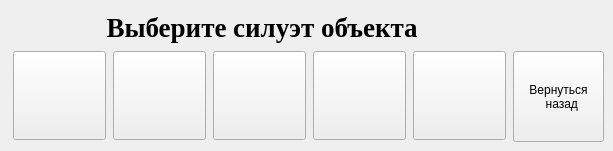
     <widget class="QWidget" name="tab_2">
      <attribute name="title">
       <string>Силуэт</string>
      </attribute>
      <widget class="QLabel" name="label_2">
       <property name="geometry">
        <rect>
         <x>12</x>
         <y>12</y>
         <width>407</width>
         <height>31</height>
        </rect>
       </property>
       <property name="font">
        <font>
         <family>Times New Roman</family>
         <pointsize>20</pointsize>
         <weight>75</weight>
         <bold>true</bold>
        </font>
       </property>
       <property name="text">
        <string>              Выберите силуэт объекта</string>
       </property>
      </widget>
      <widget class="QPushButton" name="pushButton_11">
       <property name="enabled">
        <bool>true</bool>
       </property>
       <property name="geometry">
        <rect>
         <x>13</x>
         <y>51</y>
         <width>93</width>
         <height>89</height>
        </rect>
       </property>
       <property name="sizePolicy">
        <sizepolicy hsizetype="Fixed" vsizetype="Expanding">
         <horstretch>7</horstretch>
         <verstretch>0</verstretch>
        </sizepolicy>
       </property>
       <property name="whatsThis">
        <string>&lt;html&gt;&lt;head/&gt;&lt;body&gt;&lt;p&gt;1233&lt;/p&gt;&lt;/body&gt;&lt;/html&gt;</string>
       </property>
       <property name="text">
        <string/>
       </property>
       <property name="icon">
        <iconset>
         <normaloff>Pic/a4.jpg</normaloff>Pic/a4.jpg</iconset>
       </property>
       <property name="iconSize">
        <size>
         <width>80</width>
         <height>80</height>
        </size>
       </property>
       <property name="checkable">
        <bool>false</bool>
       </property>
      </widget>
      <widget class="QPushButton" name="pushButton_9">
       <property name="geometry">
        <rect>
         <x>513</x>
         <y>51</y>
         <width>91</width>
         <height>91</height>
        </rect>
       </property>
       <property name="sizePolicy">
        <sizepolicy hsizetype="Fixed" vsizetype="Expanding">
         <horstretch>7</horstretch>
         <verstretch>0</verstretch>
        </sizepolicy>
       </property>
       <property name="text">
        <string>Вернуться 
  назад</string>
       </property>
      </widget>
      <widget class="QPushButton" name="pushButton_10">
       <property name="enabled">
        <bool>true</bool>
       </property>
       <property name="geometry">
        <rect>
         <x>313</x>
         <y>51</y>
         <width>93</width>
         <height>89</height>
        </rect>
       </property>
       <property name="sizePolicy">
        <sizepolicy hsizetype="Fixed" vsizetype="Expanding">
         <horstretch>7</horstretch>
         <verstretch>0</verstretch>
        </sizepolicy>
       </property>
       <property name="text">
        <string/>
       </property>
       <property name="icon">
        <iconset>
         <normaloff>Pic/r1.jpg</normaloff>Pic/r1.jpg</iconset>
       </property>
       <property name="iconSize">
        <size>
         <width>80</width>
         <height>80</height>
        </size>
       </property>
       <property name="checkable">
        <bool>false</bool>
       </property>
      </widget>
      <widget class="QPushButton" name="pushButton_8">
       <property name="enabled">
        <bool>true</bool>
       </property>
       <property name="geometry">
        <rect>
         <x>113</x>
         <y>51</y>
         <width>93</width>
         <height>89</height>
        </rect>
       </property>
       <property name="sizePolicy">
        <sizepolicy hsizetype="Fixed" vsizetype="Expanding">
         <horstretch>7</horstretch>
         <verstretch>0</verstretch>
        </sizepolicy>
       </property>
       <property name="text">
        <string/>
       </property>
       <property name="icon">
        <iconset>
         <normaloff>Pic/a3.jpg</normaloff>Pic/a3.jpg</iconset>
       </property>
       <property name="iconSize">
        <size>
         <width>80</width>
         <height>80</height>
        </size>
       </property>
       <property name="checkable">
        <bool>false</bool>
       </property>
      </widget>
      <widget class="QPushButton" name="pushButton_7">
       <property name="enabled">
        <bool>true</bool>
       </property>
       <property name="geometry">
        <rect>
         <x>213</x>
         <y>51</y>
         <width>93</width>
         <height>89</height>
        </rect>
       </property>
       <property name="sizePolicy">
        <sizepolicy hsizetype="Fixed" vsizetype="Expanding">
         <horstretch>7</horstretch>
         <verstretch>0</verstretch>
        </sizepolicy>
       </property>
       <property name="text">
        <string/>
       </property>
       <property name="icon">
        <iconset>
         <normaloff>Pic/s1t.jpg</normaloff>Pic/s1t.jpg</iconset>
       </property>
       <property name="iconSize">
        <size>
         <width>80</width>
         <height>80</height>
        </size>
       </property>
       <property name="checkable">
        <bool>false</bool>
       </property>
      </widget>
      <widget class="QPushButton" name="pushButton_6">
       <property name="enabled">
        <bool>true</bool>
       </property>
       <property name="geometry">
        <rect>
         <x>413</x>
         <y>51</y>
         <width>93</width>
         <height>89</height>
        </rect>
       </property>
       <property name="sizePolicy">
        <sizepolicy hsizetype="Fixed" vsizetype="Expanding">
         <horstretch>7</horstretch>
         <verstretch>0</verstretch>
        </sizepolicy>
       </property>
       <property name="text">
        <string/>
       </property>
       <property name="icon">
        <iconset>
         <normaloff>Pic/v1i.jpg</normaloff>Pic/v1i.jpg</iconset>
       </property>
       <property name="iconSize">
        <size>
         <width>80</width>
         <height>80</height>
        </size>
       </property>
       <property name="checkable">
        <bool>false</bool>
       </property>
      </widget>
      <zorder>pushButton_8</zorder>
      <zorder>label_2</zorder>
      <zorder>pushButton_11</zorder>
      <zorder>pushButton_9</zorder>
      <zorder>pushButton_10</zorder>
      <zorder>pushButton_7</zorder>
      <zorder>pushButton_6</zorder>
     </widget>
